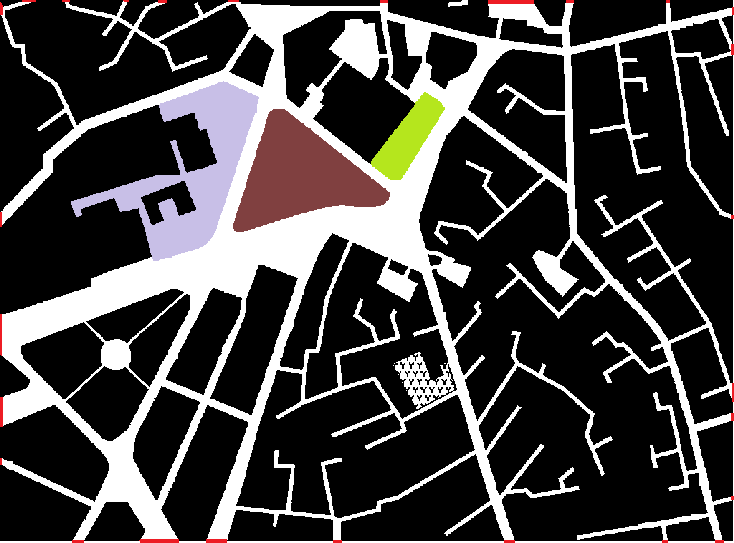
%> input picture A (5).png, 734 x 543 px
$ octave test_imread.m   (GNU Octave 9; MATLAB toolbox functions it lacks are replaced by stand-ins)
%> lines starting %> are read from the running program, lines starting %| are printed output that depends on the picture; in (x1, y1, x2, y2) boxes, pixels count from 0 and x2, y2 are one past the last pixel; in counts of white or black regions, pixels touching at a corner belong together; the program's own positions count from 1
%fgehbe


I=imread('A (5).png');
%> I is the input picture: size 543x734x3 uint8; mean R, G, B 69.1, 67, 66.7
imshow(I)
title('Input Image')
I1=rgb2gray(I);
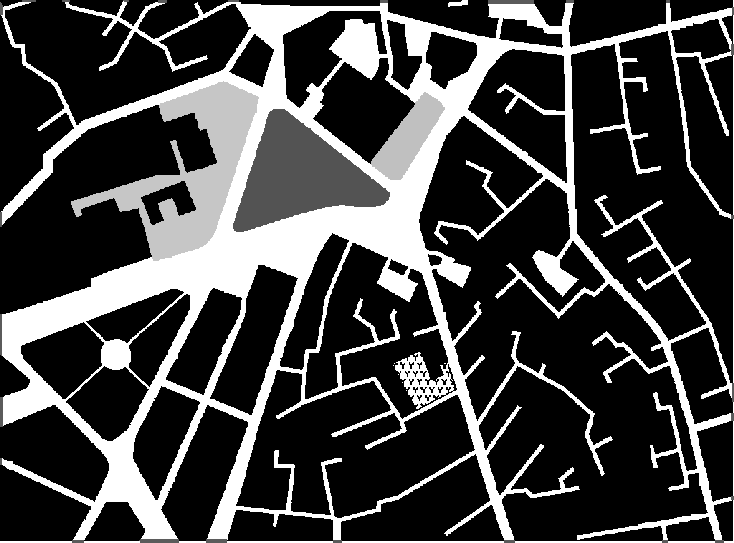
%> I1: size 543x734 uint8; min 0, max 255, mean 67.6
figure,imshow(I1)
title('gray converted Image') % Image en 2D mais on peut pas disntinguer les obstacles et les zonnes accessibles par les pietons.
h=find(I1)<=50;
%> h = 116218 logical values, 13 true
I1(h)=254;
%> I1: size 543x734 uint8; under 0.01% of pixels changed, all inside (x1, y1, x2, y2) = (0, 0, 1, 13)
d=find(I1~=255);
%> d = 307252 values from 1 to 398519
I1(d)=0;
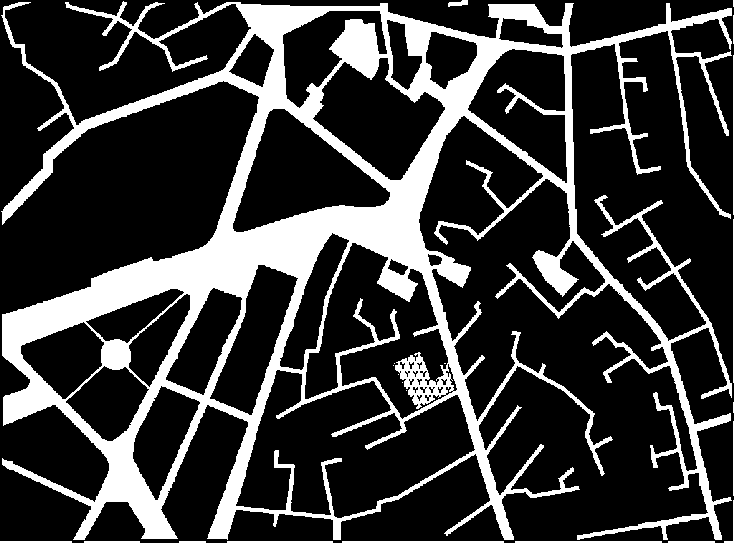
%> I1: size 543x734 uint8; 22.9% white; 22 white regions (8 under 20 px), largest, box (x1, y1, x2, y2) and area: (1, 1, 732, 540) 89474, (342, 541, 504, 543) 324, (515, 541, 662, 543) 294
figure;
imshow(I1)

$ run again, with 90790981_951134565301085_8931962775018668032_n.png copied over A (5).png
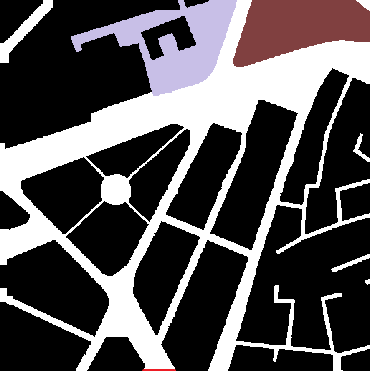
%> input picture 90790981_951134565301085_8931962775018668032_n.png, 370 x 371 px
%> I is the input picture: size 371x370x3 uint8; mean R, G, B 84, 80.5, 82.4
%> `I1=rgb2gray(I);`:
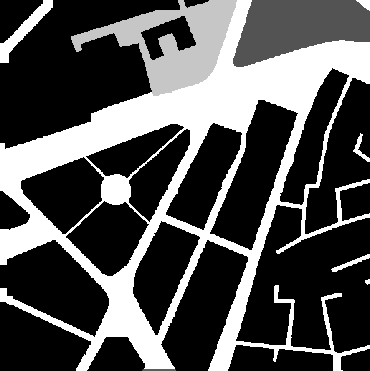
%> I1: size 371x370 uint8; min 0, max 255, mean 81.7
%> h = 49762 logical values, 7 true
%> d = 100404 values from 1 to 137270
%> `I1(d)=0;`:
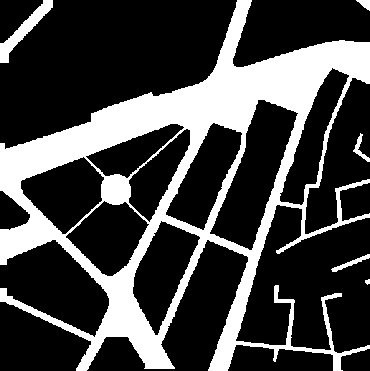
%> I1: size 371x370 uint8; 26.9% white; 6 white regions, box (x1, y1, x2, y2) and area: (0, 0, 370, 371) 35616, (0, 0, 53, 63) 828, (331, 254, 370, 272) 173, (353, 133, 370, 162) 141, (356, 0, 370, 11) 86, (365, 279, 370, 285) 22
